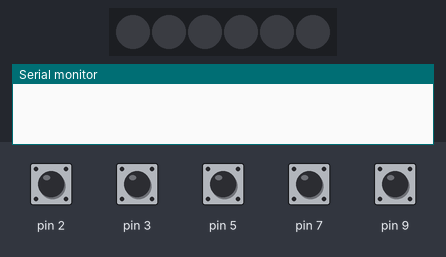
This sketch was run on a simulated Arduino Uno, built with avr-gcc and run on an emulated ATmega328P. On the bench: 6 RGB LEDs in strip order, left to right, the last lines printed to the serial monitor. The test bench sets the inputs (shaded band); at power-on: pin 2, pin 3, pin 5, pin 7, pin 9 HIGH. Dim RGB values are drawn brighter than linear; the strip is taken to match the declared colour order.

Above: at 1.2 s.
1.3 s: pin 2 pulled LOW for 0.15 s
At 2.4 s:
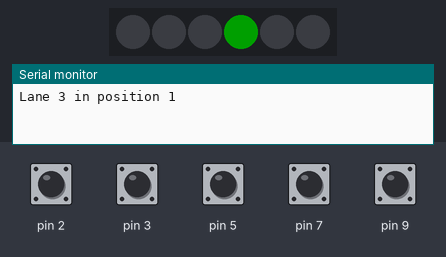
2.9 s: pin 3 pulled LOW for 0.15 s
At 3.6 s:
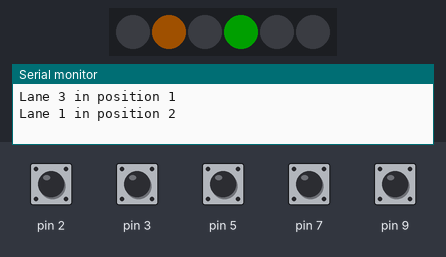
4.5 s: pin 5 pulled LOW for 0.15 s
At 4.9 s:
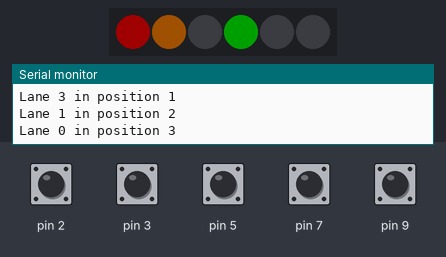
6.1 s: pin 7 pulled LOW for 0.15 s
At 7.3 s:
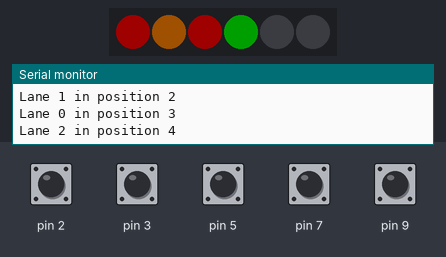
7.7 s: pin 9 pulled LOW for 0.15 s
At 8.5 s:
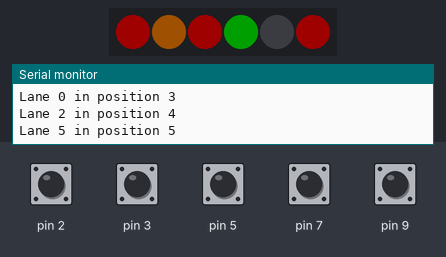
Timing chart, 0 to 21.2 s (numbered marks = the images above; inputs shaded):
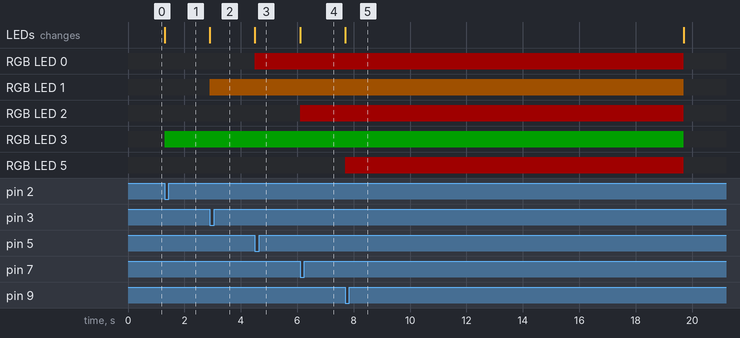

Measured:
- after the input at 1.3 s, RGB LED 3: off → RGB(0, 32, 0) at once; the LEDs: change at once (image 1)
- after the input at 2.9 s, RGB LED 1: off → RGB(32, 16, 0) at once; the LEDs: change at once (image 2)
- after the input at 4.5 s, RGB LED 0: off → RGB(32, 0, 0) at once; the LEDs: change at once (image 3)
- after the input at 6.1 s, RGB LED 2: off → RGB(32, 0, 0) at once; the LEDs: change at once (image 4)
- after the input at 7.7 s, the LEDs: change at once (image 5)

The sketch:

hot_wheels_finish_line.ino
```cpp
#include <Adafruit_NeoPixel.h>

// GPIO pin that the neopixel strip is connected to.
#define NEOPIXEL_PIN 10

// Number of racing lanes.
#define NUM_LANES 6

// How long to wait before resetting after no new IR signals.
#define WATCHDOG_TIMEOUT_MS 12000

// Record order of finishers.
// position[0] is the lane number of the winner.
// position[1] is the lane number of second place.
// etc...
int positions[NUM_LANES];
int next_position_to_record;

// Map from lane number to physical GPIO pin.
int lane_pins[NUM_LANES];

// When was the last time the watchdog was petted?
unsigned long last_watchdog_reset_time_ms;

// Neopixels used to indicate finish order.
Adafruit_NeoPixel strip = Adafruit_NeoPixel(NUM_LANES, NEOPIXEL_PIN, NEO_RGB + NEO_KHZ800);

void setup() {
  // Arduino pins used: 1, 2, 3, 5, 7, 9
  // Figured out corresponding lane by trial and error.
  lane_pins[0] = 5;
  lane_pins[1] = 3;
  lane_pins[2] = 7;
  lane_pins[3] = 2;
  lane_pins[4] = 1;
  lane_pins[5] = 9;

  // All lane pins are inputs (to read the IR signal),
  // and write HIGH to them to turn on the pullup resistor.
  for (int lane = 0; lane < NUM_LANES; lane++) {
    pinMode(lane_pins[lane], INPUT);
    digitalWrite(lane_pins[lane], HIGH);
  }

  Serial.begin(9600);
  strip.begin();

  reset_pixels();
  reset_lane_state();
  reset_watchdog();
}

void loop(){
  check_for_cars();
  display_positions();
  watchdog();
}

void reset_lane_state() {
  // First place will have position "1".
  next_position_to_record = 1;
  for (int lane = 0; lane < NUM_LANES; lane++) {
    positions[lane] = 0; // "0" indicates no finisher yet.
  }
}

void reset_pixels() {
  for (int lane = 0; lane < NUM_LANES; lane++) {
    strip.setPixelColor(lane, strip.Color(0,0,0));
  }
   strip.show();
}

void reset_watchdog() {
  last_watchdog_reset_time_ms = millis();
}

void watchdog() {
  unsigned long now_ms = millis();
  unsigned long diff_ms = now_ms - last_watchdog_reset_time_ms;

  if (diff_ms > WATCHDOG_TIMEOUT_MS) {
    reset_lane_state();
    reset_pixels();
    reset_watchdog();
    Serial.println("Watchdog reset!");
  }
}

void display_positions() {
  for (int lane = 0; lane < NUM_LANES; lane++) {
    int pos = positions[lane];
    if (pos != 0) {
      switch (pos) {
        case 1:
          // First place is green.
          strip.setPixelColor(lane, strip.Color(0,32,0));
          break;
        case 2:
          // Second place is yellow.
          strip.setPixelColor(lane, strip.Color(32,16,0));
          break;
        default:
          // All other places are red.
          strip.setPixelColor(lane, strip.Color(32,0,0));
      }
    }
  }
  strip.show();
}

// Critical function that checks each lane's IR sensor
// and figures out if a car has broken the beam. If so,
// records finish position for that lane.
void check_for_cars() {
  for (int lane = 0; lane < NUM_LANES; lane++) {
    int value = digitalRead(lane_pins[lane]);
    bool not_yet_recorded = (positions[lane] == 0);
    bool car_detected = (value == LOW);
    if (not_yet_recorded && car_detected) {
      Serial.print("Lane ");
      Serial.print(lane);
      Serial.print(" in position ");
      Serial.print(next_position_to_record);
      Serial.println();
      positions[lane] = next_position_to_record++;
      reset_watchdog();
    }
  }
}
```
